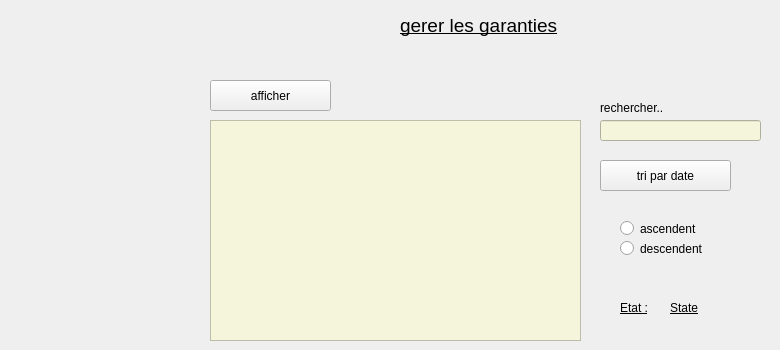
      <widget class="QWidget" name="page_37">
       <widget class="QRadioButton" name="asc">
        <property name="geometry">
         <rect>
          <x>620</x>
          <y>220</y>
          <width>82</width>
          <height>17</height>
         </rect>
        </property>
        <property name="text">
         <string>ascendent</string>
        </property>
       </widget>
       <widget class="QPushButton" name="afficher_g">
        <property name="geometry">
         <rect>
          <x>210</x>
          <y>80</y>
          <width>121</width>
          <height>31</height>
         </rect>
        </property>
        <property name="styleSheet">
         <string notr="true">backgroun-color:tan;</string>
        </property>
        <property name="text">
         <string>afficher</string>
        </property>
       </widget>
       <widget class="QLineEdit" name="rechercher_g">
        <property name="geometry">
         <rect>
          <x>600</x>
          <y>120</y>
          <width>161</width>
          <height>21</height>
         </rect>
        </property>
        <property name="styleSheet">
         <string notr="true">background-color:beige;</string>
        </property>
        <property name="text">
         <string/>
        </property>
       </widget>
       <widget class="QPushButton" name="tri_garanti">
        <property name="geometry">
         <rect>
          <x>600</x>
          <y>160</y>
          <width>131</width>
          <height>31</height>
         </rect>
        </property>
        <property name="styleSheet">
         <string notr="true">backgroun-color:tan;</string>
        </property>
        <property name="text">
         <string>tri par date</string>
        </property>
       </widget>
       <widget class="QLabel" name="Etat_garantie">
        <property name="geometry">
         <rect>
          <x>670</x>
          <y>300</y>
          <width>101</width>
          <height>16</height>
         </rect>
        </property>
        <property name="styleSheet">
         <string notr="true">font: 8pt &quot;MS Shell Dlg 2&quot;;
text-decoration: underline;</string>
        </property>
        <property name="text">
         <string>State</string>
        </property>
       </widget>
       <widget class="QTableView" name="tablegarantie">
        <property name="geometry">
         <rect>
          <x>210</x>
          <y>120</y>
          <width>371</width>
          <height>221</height>
         </rect>
        </property>
        <property name="styleSheet">
         <string notr="true">background-color:beige;</string>
        </property>
       </widget>
       <widget class="QRadioButton" name="desc">
        <property name="geometry">
         <rect>
          <x>620</x>
          <y>240</y>
          <width>82</width>
          <height>17</height>
         </rect>
        </property>
        <property name="text">
         <string>descendent</string>
        </property>
       </widget>
       <widget class="QLabel" name="Etat_deuxpoints">
        <property name="geometry">
         <rect>
          <x>620</x>
          <y>300</y>
          <width>31</width>
          <height>16</height>
         </rect>
        </property>
        <property name="styleSheet">
         <string notr="true">font: 8pt &quot;MS Shell Dlg 2&quot;;
text-decoration: underline;</string>
        </property>
        <property name="text">
         <string>Etat :</string>
        </property>
       </widget>
       <widget class="QLabel" name="label_84">
        <property name="geometry">
         <rect>
          <x>400</x>
          <y>10</y>
          <width>191</width>
          <height>31</height>
         </rect>
        </property>
        <property name="font">
         <font>
          <family>MS Shell Dlg 2</family>
          <pointsize>14</pointsize>
          <weight>50</weight>
          <italic>false</italic>
          <bold>false</bold>
          <underline>true</underline>
         </font>
        </property>
        <property name="styleSheet">
         <string notr="true">font: 8pt &quot;MS Shell Dlg 2&quot;;
font: 14pt &quot;MS Shell Dlg 2&quot;;
text-decoration: underline;</string>
        </property>
        <property name="text">
         <string>gerer les garanties</string>
        </property>
       </widget>
       <widget class="QLabel" name="Titre_garantie">
        <property name="geometry">
         <rect>
          <x>630</x>
          <y>270</y>
          <width>47</width>
          <height>13</height>
         </rect>
        </property>
        <property name="styleSheet">
         <string notr="true">font: 8pt &quot;MS Shell Dlg 2&quot;;
text-decoration: underline;</string>
        </property>
        <property name="text">
         <string>&lt;Titre&gt;</string>
        </property>
       </widget>
       <widget class="QLabel" name="label_85">
        <property name="geometry">
         <rect>
          <x>600</x>
          <y>100</y>
          <width>71</width>
          <height>16</height>
         </rect>
        </property>
        <property name="text">
         <string>rechercher..</string>
        </property>
       </widget>
      </widget>
